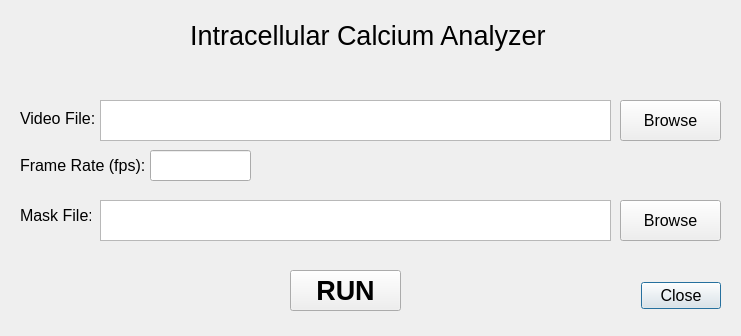
<?xml version="1.0" encoding="UTF-8"?>
<ui version="4.0">
 <class>caEventGUI</class>
 <widget class="QDialog" name="caEventGUI">
  <property name="geometry">
   <rect>
    <x>0</x>
    <y>0</y>
    <width>741</width>
    <height>336</height>
   </rect>
  </property>
  <property name="windowTitle">
   <string>Ca2+ Video Analyzer</string>
  </property>
  <widget class="QDialogButtonBox" name="buttonBox">
   <property name="geometry">
    <rect>
     <x>620</x>
     <y>280</y>
     <width>101</width>
     <height>31</height>
    </rect>
   </property>
   <property name="font">
    <font>
     <pointsize>12</pointsize>
    </font>
   </property>
   <property name="orientation">
    <enum>Qt::Horizontal</enum>
   </property>
   <property name="standardButtons">
    <set>QDialogButtonBox::Close</set>
   </property>
  </widget>
  <widget class="QLineEdit" name="myTextInput">
   <property name="geometry">
    <rect>
     <x>150</x>
     <y>150</y>
     <width>101</width>
     <height>31</height>
    </rect>
   </property>
   <property name="font">
    <font>
     <pointsize>12</pointsize>
    </font>
   </property>
  </widget>
  <widget class="QListWidget" name="listWidget">
   <property name="geometry">
    <rect>
     <x>100</x>
     <y>100</y>
     <width>511</width>
     <height>41</height>
    </rect>
   </property>
   <property name="font">
    <font>
     <pointsize>10</pointsize>
    </font>
   </property>
  </widget>
  <widget class="QPushButton" name="browseButton">
   <property name="geometry">
    <rect>
     <x>620</x>
     <y>100</y>
     <width>101</width>
     <height>41</height>
    </rect>
   </property>
   <property name="font">
    <font>
     <pointsize>12</pointsize>
    </font>
   </property>
   <property name="text">
    <string>Browse</string>
   </property>
  </widget>
  <widget class="QLabel" name="label">
   <property name="geometry">
    <rect>
     <x>20</x>
     <y>110</y>
     <width>81</width>
     <height>16</height>
    </rect>
   </property>
   <property name="font">
    <font>
     <pointsize>12</pointsize>
    </font>
   </property>
   <property name="text">
    <string>Video File:</string>
   </property>
  </widget>
  <widget class="QLabel" name="label_2">
   <property name="geometry">
    <rect>
     <x>20</x>
     <y>150</y>
     <width>131</width>
     <height>31</height>
    </rect>
   </property>
   <property name="font">
    <font>
     <pointsize>12</pointsize>
    </font>
   </property>
   <property name="text">
    <string>Frame Rate (fps):</string>
   </property>
  </widget>
  <widget class="QLabel" name="label_3">
   <property name="geometry">
    <rect>
     <x>190</x>
     <y>10</y>
     <width>371</width>
     <height>51</height>
    </rect>
   </property>
   <property name="font">
    <font>
     <pointsize>20</pointsize>
    </font>
   </property>
   <property name="text">
    <string>Intracellular Calcium Analyzer</string>
   </property>
  </widget>
  <widget class="QPushButton" name="runButton">
   <property name="geometry">
    <rect>
     <x>290</x>
     <y>270</y>
     <width>111</width>
     <height>41</height>
    </rect>
   </property>
   <property name="font">
    <font>
     <pointsize>20</pointsize>
     <weight>75</weight>
     <bold>true</bold>
    </font>
   </property>
   <property name="text">
    <string>RUN</string>
   </property>
  </widget>
  <widget class="QLabel" name="label_4">
   <property name="geometry">
    <rect>
     <x>20</x>
     <y>200</y>
     <width>71</width>
     <height>31</height>
    </rect>
   </property>
   <property name="font">
    <font>
     <pointsize>12</pointsize>
    </font>
   </property>
   <property name="text">
    <string>Mask File:</string>
   </property>
  </widget>
  <widget class="QListWidget" name="listWidget_2">
   <property name="geometry">
    <rect>
     <x>100</x>
     <y>200</y>
     <width>511</width>
     <height>41</height>
    </rect>
   </property>
   <property name="font">
    <font>
     <pointsize>10</pointsize>
    </font>
   </property>
  </widget>
  <widget class="QPushButton" name="browseButton_2">
   <property name="geometry">
    <rect>
     <x>620</x>
     <y>200</y>
     <width>101</width>
     <height>41</height>
    </rect>
   </property>
   <property name="font">
    <font>
     <pointsize>12</pointsize>
    </font>
   </property>
   <property name="text">
    <string>Browse</string>
   </property>
  </widget>
 </widget>
 <resources/>
 <connections>
  <connection>
   <sender>buttonBox</sender>
   <signal>accepted()</signal>
   <receiver>caEventGUI</receiver>
   <slot>accept()</slot>
   <hints>
    <hint type="sourcelabel">
     <x>258</x>
     <y>274</y>
    </hint>
    <hint type="destinationlabel">
     <x>157</x>
     <y>274</y>
    </hint>
   </hints>
  </connection>
  <connection>
   <sender>buttonBox</sender>
   <signal>rejected()</signal>
   <receiver>caEventGUI</receiver>
   <slot>reject()</slot>
   <hints>
    <hint type="sourcelabel">
     <x>316</x>
     <y>260</y>
    </hint>
    <hint type="destinationlabel">
     <x>286</x>
     <y>274</y>
    </hint>
   </hints>
  </connection>
 </connections>
</ui>
